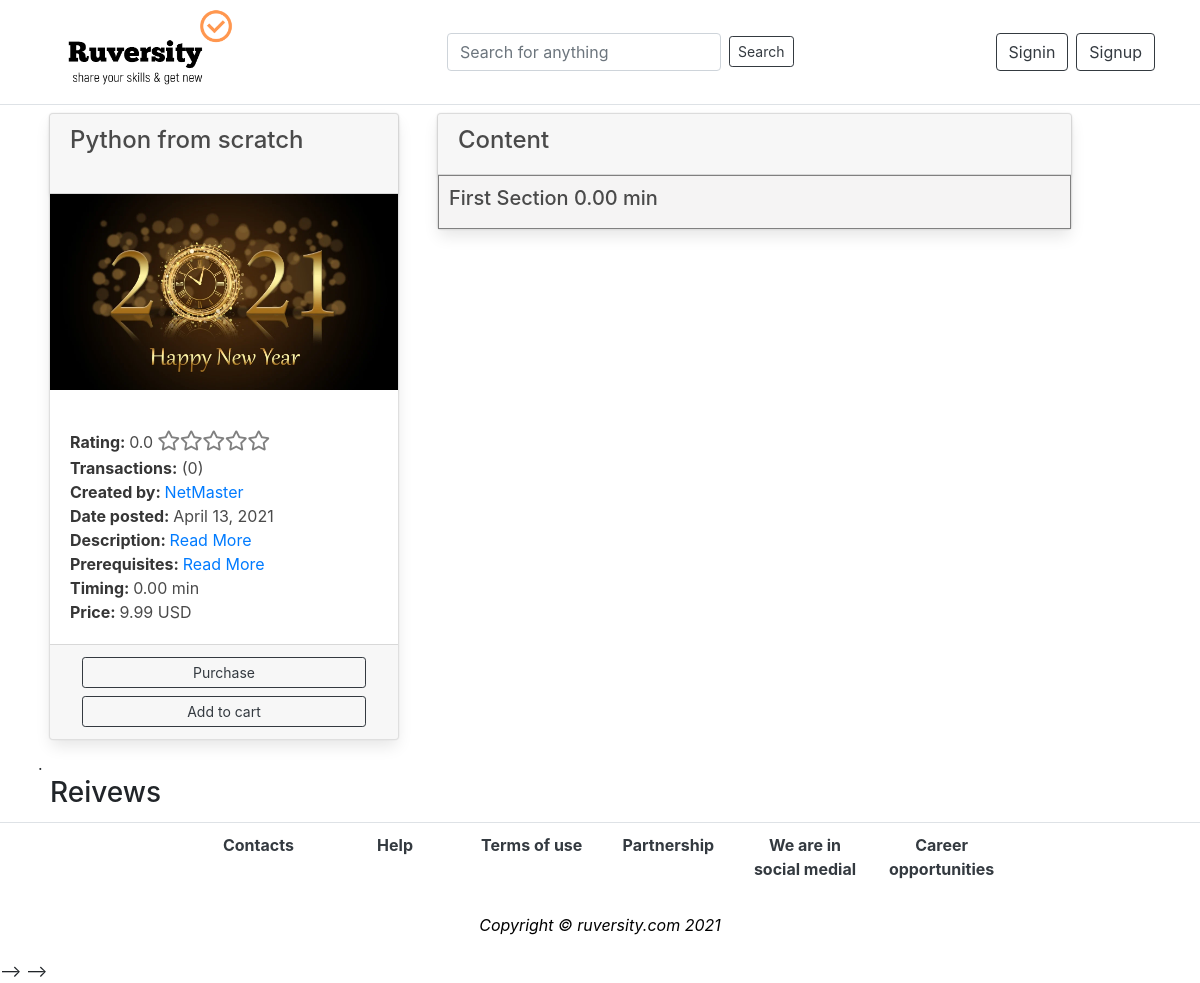
Before: /subject/52 with the older database file.
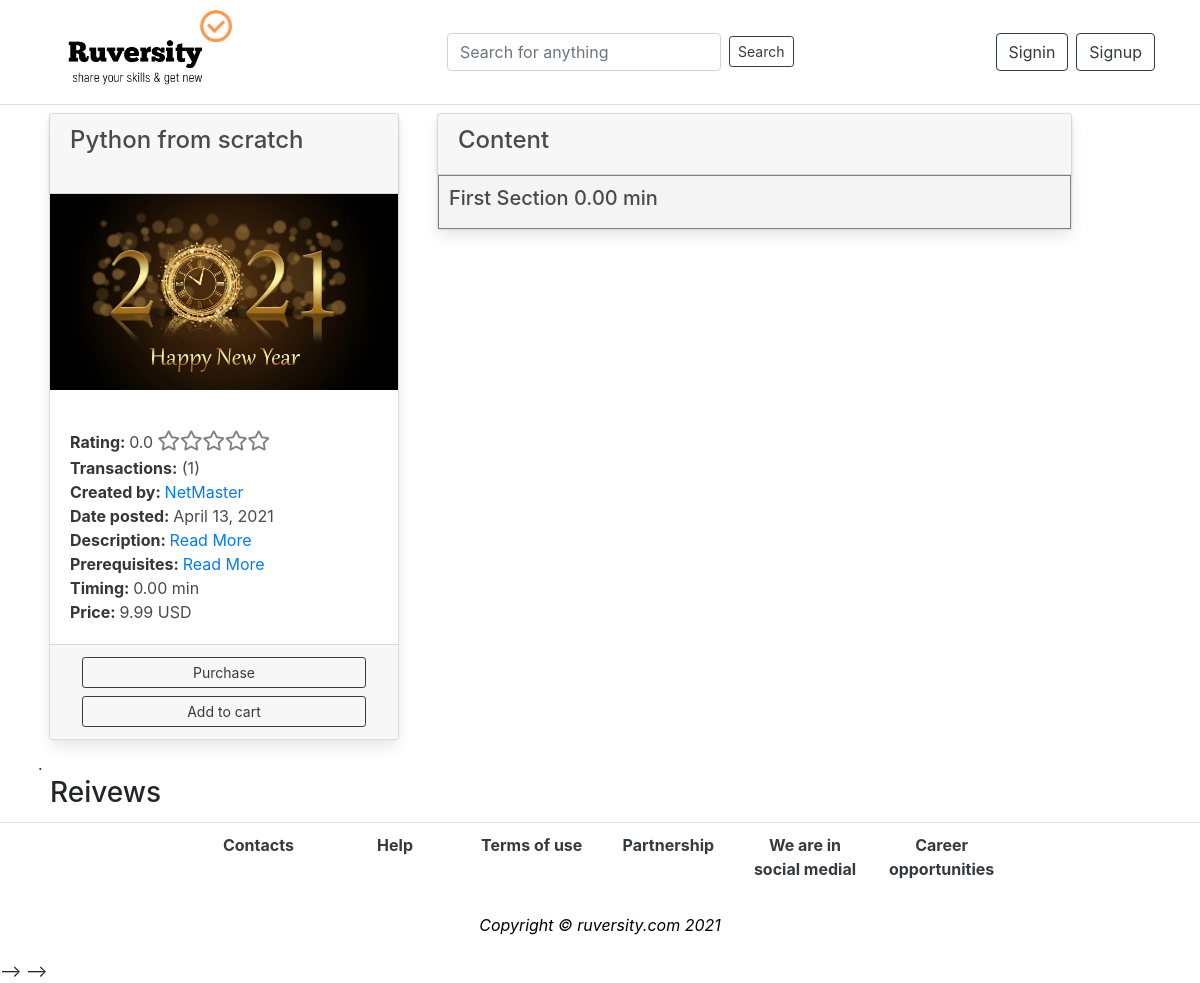
After: the same page with the newer database file.
### app_content/models.py (models this page shows, shortened)
class MainSubject(models.Model):
    category = models.ForeignKey(Category, on_delete=models.DO_NOTHING)
    title = models.CharField(max_length=100)
    description = models.TextField(null=True)
    prerequisite = models.TextField(null=True)
    date_posted = models.DateField(auto_now_add=True)
    thumbnail_file = models.FileField(upload_to='uploads')
    author = models.ForeignKey(User, on_delete=models.DO_NOTHING)
    price = models.ForeignKey(Price, on_delete=models.DO_NOTHING)
    language = models.ForeignKey(Language, on_delete=models.DO_NOTHING)
    percent = models.CharField(max_length=50, default='0%')
    total = models.IntegerField(default=0)  # Общее число баллов
    quantity = models.IntegerField(default=0)  # Кол-во оценок
    av_rating = models.DecimalField(max_digits=3, decimal_places=1, default=0)  # average rating
    transactions = models.IntegerField(default=0)#counter
    reviews = models.IntegerField(default=0)#counter
    ready = models.BooleanField(default=False)
    checked = models.BooleanField(default=False)
    blocked = models.BooleanField(default=False)
    discount_programs = models.BooleanField(default=True)
    length = models.DecimalField(max_digits=5, decimal_places=2, default=0)

class Price(models.Model):
    regular = models.DecimalField(max_digits=5, decimal_places=2)
    discount = models.DecimalField(max_digits=5, decimal_places=2)

### app_content/views.py (the view)
# urls.py: path('subject/<int:subject_id>', views.subject, name='subject'),
def subject(request, subject_id):
    subject = MainSubject.objects.get(id=subject_id)
    lectures = Lecture.objects.filter(subject=subject)
    sections = Section.objects.filter(course=subject)
    reviews = Review.objects.filter(subject=subject_id)
    if request.user.is_authenticated:
        if Transaction.objects.filter(course=subject, buyer=request.user).exists():
            transaction = Transaction.objects.get(
                course=subject, buyer=request.user)
            if Cart.objects.filter(subject=subject, user=request.user):
                cart = Cart.objects.get(subject=subject, user=request.user)
                context = {
                    'subject': subject,
                    'sections': sections,
                    'lectures': lectures,
                    'reviews': reviews,
                    'cart': cart,
                    'transaction': transaction,
                }
                return render(request, 'subject_page.html', context)
            else:
                context = {
                    'subject': subject,
                    'sections': sections,
                    'lectures': lectures,
                    'reviews': reviews,
                    'transaction': transaction,
                }
                return render(request, 'subject_page.html', context)
        else:
            if Cart.objects.filter(subject=subject, user=request.user):
                cart = Cart.objects.get(subject=subject, user=request.user)
                context = {
                    'subject': subject,
                    'sections': sections,
                    'lectures': lectures,
                    'reviews': reviews,
                    'cart': cart,
                }
                return render(request, 'subject_page.html', context)
            else:
                context = {
                    'subject': subject,
                    'sections': sections,
                    'lectures': lectures,
                    'reviews': reviews,
                }
                return render(request, 'subject_page.html', context)
    else:
        context = {
            'subject': subject,
            'sections': sections,
            'lectures': lectures,
            'reviews': reviews,
        }
        return render(request, 'subject_page.html', context)

### templates/subject_page.html (shortened to what this page needs)
{% extends 'base.html' %}
{% load humanize %}
{% block content %}
<div class="container">
<div class="row mt-1">
    <div class="col-4 m-1">
        <div class="card">
                <div class="card-header" style='min-height:5rem' >
                <h4>{{subject.title}}</h4>
                </div>
                <figure>
                    <img src="{{subject.thumbnail_file.url}}" alt="Placeholder image" class='card-image-top'>
                </figure>
    <div class="card-body">
        <div class="row">
        <div class="col">
        <strong>Rating: </strong>
         {{subject.av_rating}}
        <div class="stars-outer">
        </div>
        </div>
        </div>
        <div class="row">
            <div class="col">
        <strong>Transactions:</strong> ({{subject.transactions}})
        </div>
        </div>
        <div class="row"><div class="col"><strong>Created by: </strong><a href="{% url 'author_page' subject.author.id %}">{{subject.author}}</a></div></div>
        <div class="row"><div class="col"><strong>Date posted: </strong>{{subject.date_posted}}</div></div>
        <div class="row">
            <div class="col">
                <strong>Description: </strong>
                <a href='#collapse-p' data-bs-toggle="collapse" data-target="#collapse-p">
                Read More
                </a>
                </div>
        </div>
            <div class="row">
            <div class="col">
                <strong>Prerequisites: </strong>
                <a href='#collapse-pr' data-bs-toggle="collapse" data-target="#collapse-pr">
                    Read More
                </a>
                </div>
                </div>
        <div class="row"><div class="col"><strong>Timing: </strong>{{subject.length}} min</div></div>
        <div class="row">
            <div class="col"><strong>Price: </strong> {{subject.price.discount}} USD</div>
        </div>
    </div>
{% if request.user == subject.author  %}
    <div class="card-footer">
        <h5 class=”text-left”>You are the author of the course. You can't buy it.<h5>
    </div>
{% elif transaction.buyer == request.user and transaction.course == subject %}
    <div class="card-footer">
        <h5 class=”text-left”>You have already bought the course. Get to MyCourses.<h5>
    </div>
{% else %}
    <div class="card-footer">
                <div class="col">
                    <div class="row mb-2">
        <a href="{% url 'pay_pal' subject.id %}">
            <button type="button" name="button" class='btn btn-sm btn-block btn-outline-dark'>
                Purchase
            </button>
        </a>
                </div>
            {% if cart.user != request.user and cart.subject != subject %}
                    <div class="row">
                <a href="{% url 'create_cart_item' subject.id %}">
                    <button type="button" name="button" class='btn btn-sm btn-block btn-outline-dark'>
                        Add to cart
                    </button>
                </a>
                </div>
            {% endif %}
            </div>
    </div>
{% endif %}
</div>
</div>
<div class="col-7 m-1">
    <div class="card">
        <div class="card-header"><h4>Content</h4></div>
{% for section in sections %}
        <div class="section_1">
        <h5 data-bs-toggle="collapse" data-bs-target='#section{{section.id}}'>{{section.title}} {{section.length}} min</h5>
        </div>
{% endfor %}
</div>
</div>
</div>
<div class="row mt-2 pl-2"> .
    <h3>Reivews</h3>
</div>
</div>
{% endblock %}

Changed rows visible on the page:
changed MainSubject "Python from scratch": transactions "0" → "1"
